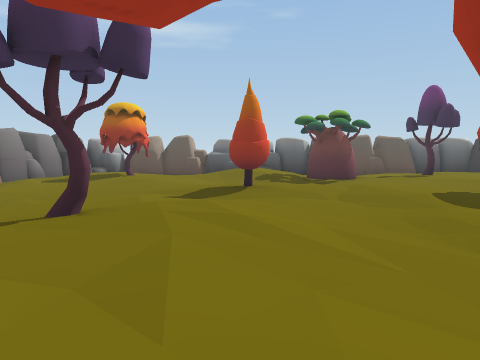
View 1 (above)

20 first-person views from a walk through a Unity game level. The camera is 1.4 m above the floor, tilts 4° down and sees 70° across. The floor is counted in squares, 2 m on a side. Each view is taken from the middle of a square. On the plan, view 1 faces up. The plan holds only what a view shows up to about 11 squares ahead; the rest is blank. The player is left out.

View 2
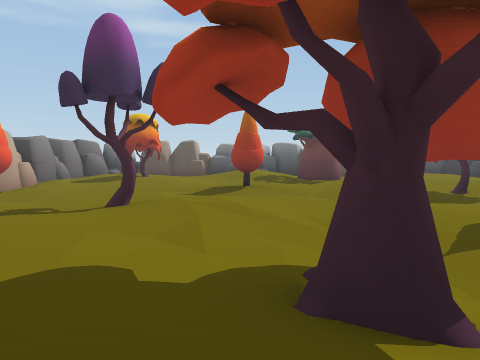

View 3
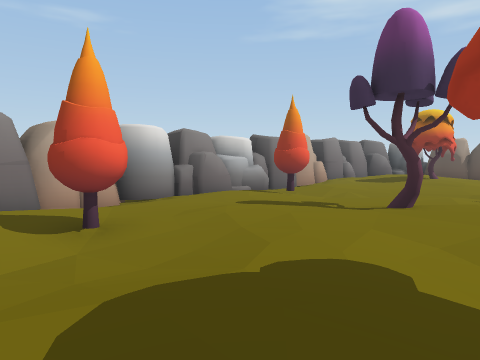

View 4
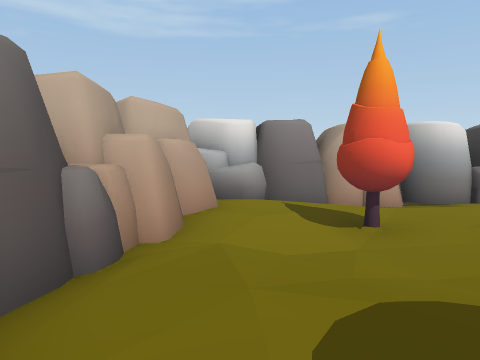

View 5
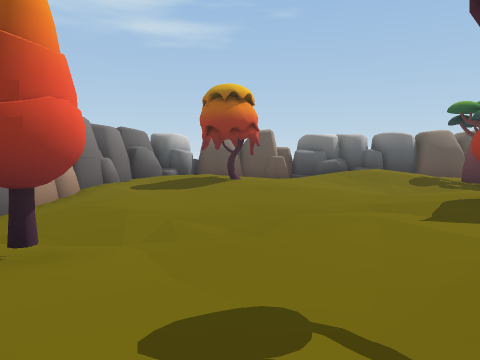

View 6
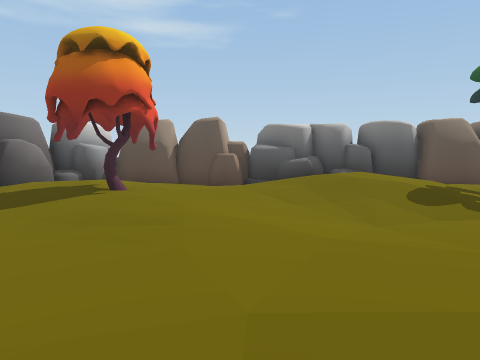

View 7
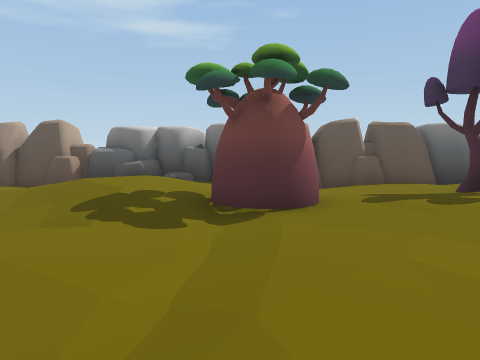

View 8
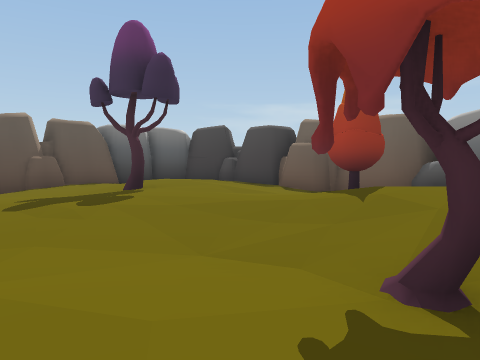

View 9
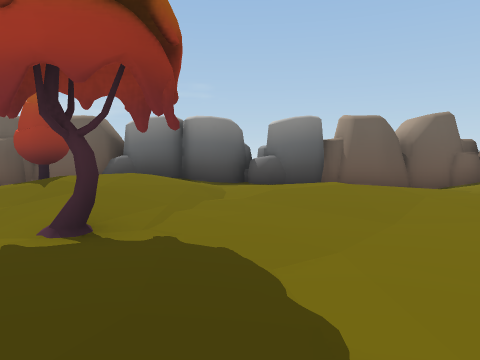

View 10
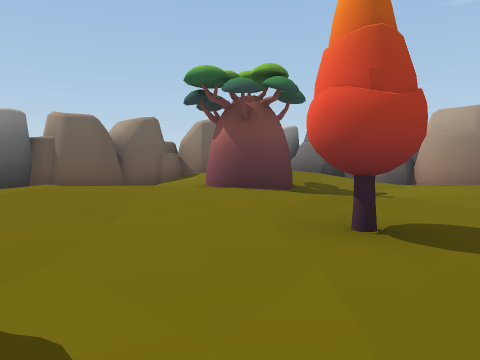

View 11
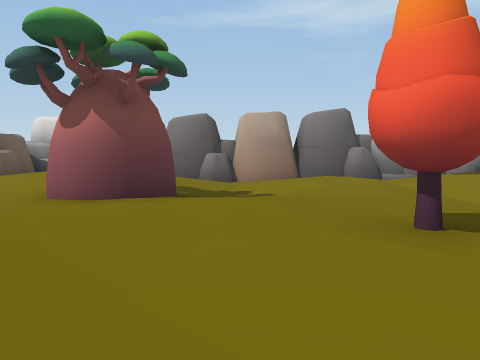

View 12
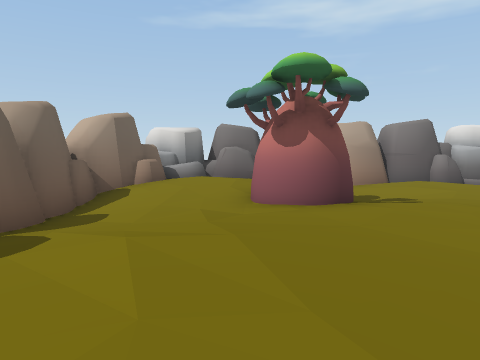

View 13
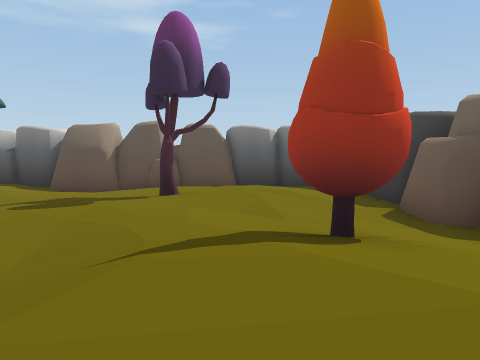

View 14
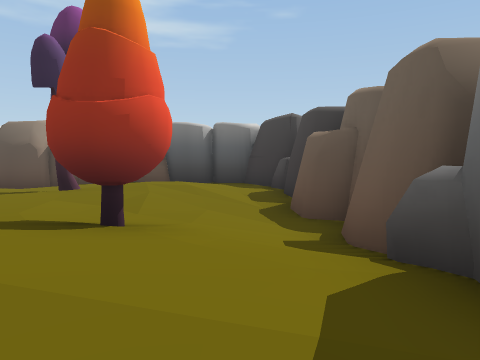

View 15
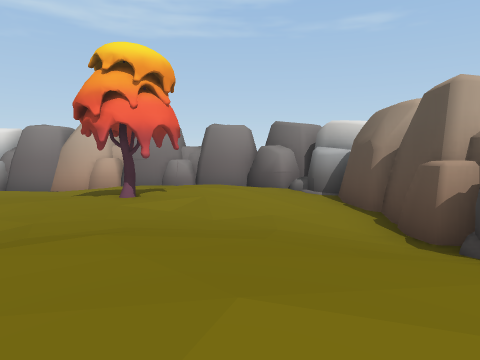

View 16
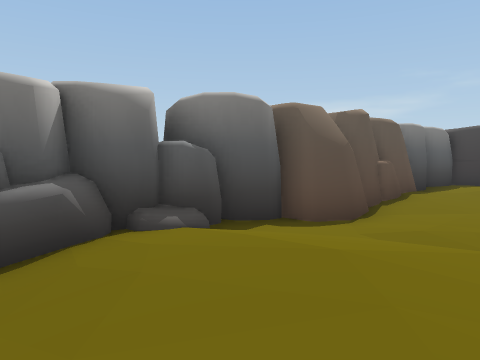

View 17
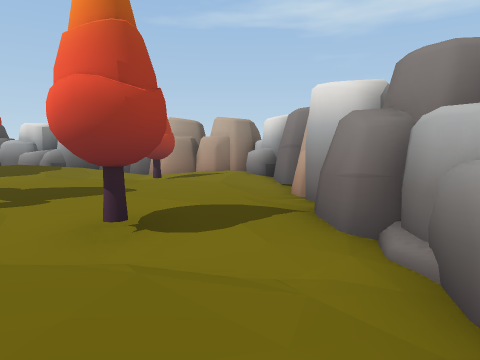

View 18
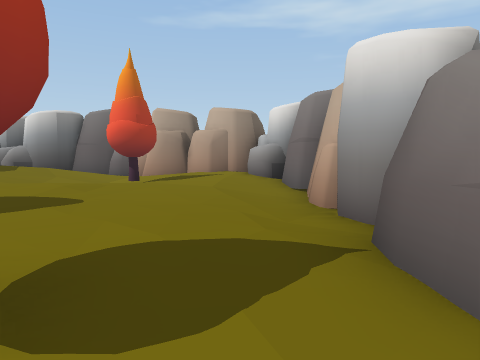

View 19
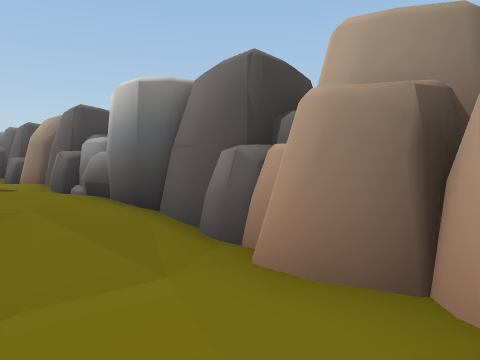

View 20
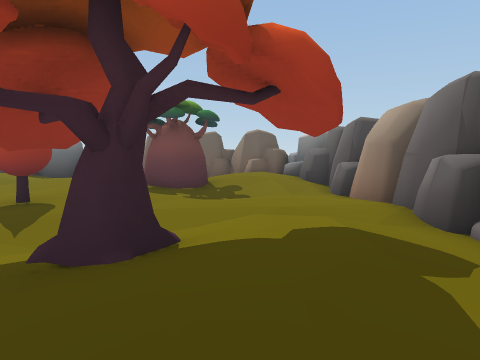

### Floor plan
Key: @ floor where view 1 was taken; # wall or solid block; . main floor; : floor 0.25 m higher than the main floor; - floor 0.25 m lower than the main floor; + floor 0.5 m higher than the main floor; _ floor 0.5 m lower than the main floor; / step, stairs or slope; T tree; R rock.
Columns run from 10 left of view 1 to 14 right of it. Each row starts with its distance up from view 1.
 20      RR
 19     RRR R   RR   R
 18     R ##RR##R##  R ###
 17   ##R//__-//.-##RRR#.##
 16   RR..---.:+.----.....#
 15   #.::...:++:.....:::.R
 14   R.:::..:++:.....T::.R#
 13   R.::T::::+:#T.::::.-R#
 12  ##...::...:.TT.:::..-R#
 11  #R-..::.-----....:..-/#
 10   R-............-.::T./#
  9   R-......:::.:.-.:++:/RR
  8  #_-..---.T::::.T:++++:#
  7  #_----..-...::.-.:::..#R
  6  R--T--.....-..--.....-#R
  5   R.....:::.-.....:::.RRR
  4 RR-.....T::.-.....:::.-#
  3 R --..::::.---T.::::.-/#
  2 RR_-..:::..-_-..:::..-/#
  1  #_-....:..-_-...T#..-/#
  0  #R..T-.::@T-...-.T::./#
 -1   R.:.-.:++::.:.-.:++:#RR
 -2   R::.-:++++:::.-:+++R# R
 -3   R#RR/.:::..::.-.:RRRRR
 -4  RR  #R###RRR####R#RR
 -5   R   R  RR R #
 -6        RRR

Positions as (right, up) in squares from view 1, and headings:
1: (0, 0), facing up
2: (0, -2), facing up
3: (0, -2), facing up-left
4: (0, -2), facing left
5: (-4, 3), facing up
6: (-2, 7), facing up
7: (3, 7), facing up
8: (4, 7), facing up-right
9: (3, 6), facing right
10: (3, 6), facing down-right
11: (6, 6), facing down
12: (9, 7), facing down
13: (9, 7), facing up
14: (11, 7), facing up
15: (2, 15), facing left
16: (-1, 14), facing up-right
17: (-7, 9), facing down
18: (-7, 7), facing down
19: (-6, -1), facing down-right
20: (-2, -1), facing right
